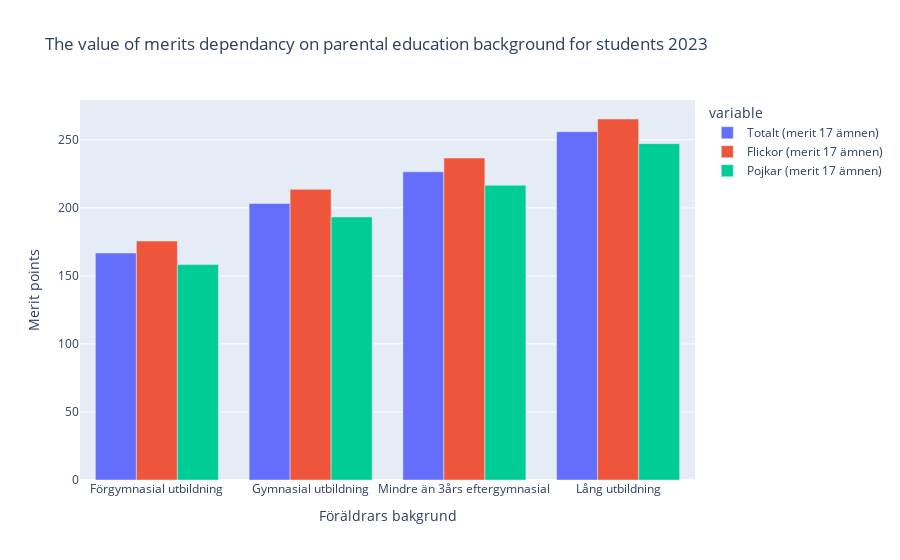

Here is the notebook cell this chart was saved with:
### Code cell
df_data5=pd.DataFrame()
df_data5 = df_tabell1B[df_tabell1B['Läsår\nHuvudman\nBakgrund'].isin(['Förgymnasial utbildning','Gymnasial utbildning','Kort utbildning','Lång utbildning'])].copy()
df_data5.rename(columns={'Läsår\nHuvudman\nBakgrund':'Föräldrars bakgrund'}, inplace = True)

fig5 = px.bar(df_data5, x='Föräldrars bakgrund', y=['Totalt (merit 17 ämnen)', 'Flickor (merit 17 ämnen)', 'Pojkar (merit 17 ämnen)' ], 
               title="The value of merits dependancy on parental education background for students 2023",
               barmode='group',
              labels={'Huvudman': 'Studen category', 'value':'Merit points'},
              
              hover_data={'Föräldrars bakgrund': True, 'value': ':.2f'})
fig5.update_xaxes(labelalias={'Kort utbildning':'Mindre än 3års eftergymnasial'})
fig5.show()

### Figure 1 — Plotly figure (JSON) as saved in the notebook; plotly's stock layout.template omitted (floating-point values rounded to 4 significant figures)
{"data": [{"alignmentgroup": "True", "hovertemplate": "variable=Totalt (merit 17 ämnen)<br>Föräldrars bakgrund=%{x}<br>Merit points=%{y:.2f}<extra></extra>", "legendgroup": "Totalt (merit 17 ämnen)", "marker": {"color": "#636efa", "pattern": {"shape": ""}}, "name": "Totalt (merit 17 ämnen)", "offsetgroup": "Totalt (merit 17 ämnen)", "orientation": "v", "showlegend": true, "textposition": "auto", "type": "bar", "x": ["Förgymnasial utbildning", "Gymnasial utbildning", "Kort utbildning", "Lång utbildning"], "xaxis": "x", "y": [166.8, 203.2, 226.5, 256], "yaxis": "y"}, {"alignmentgroup": "True", "hovertemplate": "variable=Flickor (merit 17 ämnen)<br>Föräldrars bakgrund=%{x}<br>Merit points=%{y:.2f}<extra></extra>", "legendgroup": "Flickor (merit 17 ämnen)", "marker": {"color": "#EF553B", "pattern": {"shape": ""}}, "name": "Flickor (merit 17 ämnen)", "offsetgroup": "Flickor (merit 17 ämnen)", "orientation": "v", "showlegend": true, "textposition": "auto", "type": "bar", "x": ["Förgymnasial utbildning", "Gymnasial utbildning", "Kort utbildning", "Lång utbildning"], "xaxis": "x", "y": [175.6, 213.6, 236.6, 265.3], "yaxis": "y"}, {"alignmentgroup": "True", "hovertemplate": "variable=Pojkar (merit 17 ämnen)<br>Föräldrars bakgrund=%{x}<br>Merit points=%{y:.2f}<extra></extra>", "legendgroup": "Pojkar (merit 17 ämnen)", "marker": {"color": "#00cc96", "pattern": {"shape": ""}}, "name": "Pojkar (merit 17 ämnen)", "offsetgroup": "Pojkar (merit 17 ämnen)", "orientation": "v", "showlegend": true, "textposition": "auto", "type": "bar", "x": ["Förgymnasial utbildning", "Gymnasial utbildning", "Kort utbildning", "Lång utbildning"], "xaxis": "x", "y": [158.3, 193.3, 216.6, 247.2], "yaxis": "y"}], "layout": {"barmode": "group", "legend": {"title": {"text": "variable"}, "tracegroupgap": 0}, "title": {"text": "The value of merits dependancy on parental education background for students 2023"}, "xaxis": {"anchor": "y", "domain": [0, 1], "labelalias": {"Kort utbildning": "Mindre än 3års eftergymnasial"}, "title": {"text": "Föräldrars bakgrund"}}, "yaxis": {"anchor": "x", "domain": [0, 1], "title": {"text": "Merit points"}}}}
